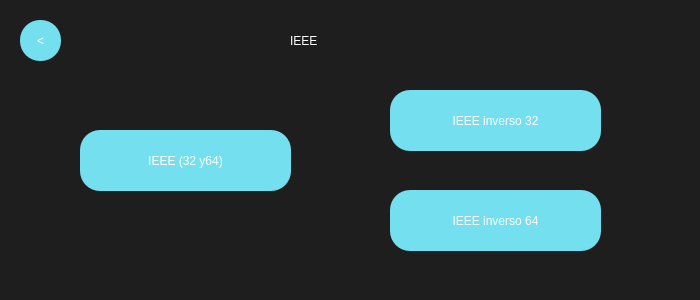
<?xml version="1.0" encoding="UTF-8"?>
<ui version="4.0">
 <class>MainWindow</class>
 <widget class="QMainWindow" name="MainWindow">
  <property name="geometry">
   <rect>
    <x>0</x>
    <y>0</y>
    <width>700</width>
    <height>300</height>
   </rect>
  </property>
  <property name="minimumSize">
   <size>
    <width>700</width>
    <height>300</height>
   </size>
  </property>
  <property name="maximumSize">
   <size>
    <width>700</width>
    <height>300</height>
   </size>
  </property>
  <property name="windowTitle">
   <string>MainWindow</string>
  </property>
  <property name="styleSheet">
   <string notr="true">QWidget{
background-color:#1E1E1E;
}

QPushButton{
background-color:#74E0Ef;
color:white;
font: 30pt &quot;Impact&quot;;
border-radius:25px;
}

QPushButton:hover{
background-color:#7A63FF;
color:#74E0Ef;
font: 30pt &quot;Impact&quot;;
border-radius:30px;
}

</string>
  </property>
  <widget class="QWidget" name="centralwidget">
   <widget class="QLabel" name="label">
    <property name="geometry">
     <rect>
      <x>290</x>
      <y>10</y>
      <width>111</width>
      <height>61</height>
     </rect>
    </property>
    <property name="styleSheet">
     <string notr="true">color:white;
font: 50pt &quot;Impact&quot;;
</string>
    </property>
    <property name="text">
     <string>IEEE </string>
    </property>
   </widget>
   <widget class="QPushButton" name="IEEEBackButton">
    <property name="geometry">
     <rect>
      <x>20</x>
      <y>20</y>
      <width>41</width>
      <height>41</height>
     </rect>
    </property>
    <property name="styleSheet">
     <string notr="true">font: 20pt &quot;impact&quot;;
border-radius:20px;</string>
    </property>
    <property name="text">
     <string>&lt;</string>
    </property>
   </widget>
   <widget class="QPushButton" name="IEEEBitsButton">
    <property name="geometry">
     <rect>
      <x>80</x>
      <y>130</y>
      <width>211</width>
      <height>61</height>
     </rect>
    </property>
    <property name="styleSheet">
     <string notr="true">font: 20pt &quot;impact&quot;;
border-radius:20px;</string>
    </property>
    <property name="text">
     <string>IEEE (32 y64)</string>
    </property>
   </widget>
   <widget class="QPushButton" name="IEEEInvButton">
    <property name="geometry">
     <rect>
      <x>390</x>
      <y>90</y>
      <width>211</width>
      <height>61</height>
     </rect>
    </property>
    <property name="styleSheet">
     <string notr="true">font: 20pt &quot;impact&quot;;
border-radius:20px;</string>
    </property>
    <property name="text">
     <string>IEEE inverso 32</string>
    </property>
   </widget>
   <widget class="QPushButton" name="IEEEInvButton2">
    <property name="geometry">
     <rect>
      <x>390</x>
      <y>190</y>
      <width>211</width>
      <height>61</height>
     </rect>
    </property>
    <property name="styleSheet">
     <string notr="true">font: 20pt &quot;impact&quot;;
border-radius:20px;</string>
    </property>
    <property name="text">
     <string>IEEE inverso 64</string>
    </property>
   </widget>
  </widget>
 </widget>
 <resources/>
 <connections/>
</ui>
